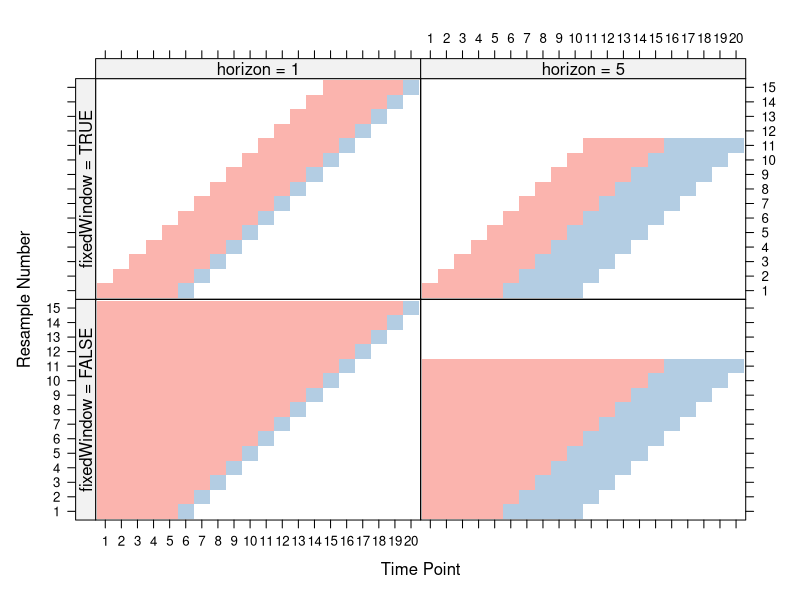

Source code (R):
## ---- chunk 1
library(caret)
set.seed(3456)
trainIndex <- createDataPartition(iris$Species, p = .8, 
                                  list = FALSE, 
                                  times = 1)
head(trainIndex)

irisTrain <- iris[ trainIndex,]
irisTest  <- iris[-trainIndex,]
## ---- chunk 2
library(mlbench)
data(BostonHousing)

testing <- scale(BostonHousing[, c("age", "nox")])
set.seed(5)
## A random sample of 5 data points
startSet <- sample(1:dim(testing)[1], 5)
samplePool <- testing[-startSet,]
start <- testing[startSet,]
newSamp <- maxDissim(start, samplePool, n = 20)
head(newSamp)
## ---- chunk 3
times <- 1:20

case1Index <- createTimeSlices(times, initialWindow = 5, fixedWindow = FALSE)
case1 <- expand.grid(time = times, resample = seq(along = case1Index$train))
case1$Group <- NA
case1$WindowSize <- "horizon = 1"
case1$Fixed <- "fixedWindow = FALSE"
for(i in seq(along = case1Index$train)) case1[case1$resample == i & case1$time %in% case1Index$train[[i]], "Group"] <- -1
for(i in seq(along = case1Index$test)) case1[case1$resample == i & case1$time %in% case1Index$test[[i]], "Group"] <- 1

case2Index <- createTimeSlices(times, initialWindow = 5, fixedWindow = TRUE)
case2 <- expand.grid(time = times, resample = seq(along = case2Index$train))
case2$Group <- NA
case2$WindowSize <- "horizon = 1"
case2$Fixed <- "fixedWindow = TRUE"
for(i in seq(along = case2Index$train)) case2[case2$resample == i & case2$time %in% case2Index$train[[i]], "Group"] <- -1
for(i in seq(along = case2Index$test)) case2[case2$resample == i & case2$time %in% case2Index$test[[i]], "Group"] <- 1


case3Index <- createTimeSlices(times, initialWindow = 5, fixedWindow = FALSE, horizon = 5)
case3 <- expand.grid(time = times, resample = seq(along = case3Index$train))
case3$Group <- NA
case3$WindowSize <- "horizon = 5"
case3$Fixed <- "fixedWindow = FALSE"
for(i in seq(along = case3Index$train)) case3[case3$resample == i & case3$time %in% case3Index$train[[i]], "Group"] <- -1
for(i in seq(along = case3Index$test)) case3[case3$resample == i & case3$time %in% case3Index$test[[i]], "Group"] <- 1

case4Index <- createTimeSlices(times, initialWindow = 5, fixedWindow = TRUE, horizon = 5)
case4 <- expand.grid(time = times, resample = seq(along = case4Index$train))
case4$Group <- NA
case4$WindowSize <- "horizon = 5"
case4$Fixed <- "fixedWindow = TRUE"
for(i in seq(along = case4Index$train)) case4[case4$resample == i & case4$time %in% case4Index$train[[i]], "Group"] <- -1
for(i in seq(along = case4Index$test)) case4[case4$resample == i & case4$time %in% case4Index$test[[i]], "Group"] <- 1

plotdata <- rbind(case1, case2, case3, case4)

library(latticeExtra)
useOuterStrips(
  levelplot(Group ~ factor(time)*factor(resample)|WindowSize*Fixed, data = plotdata,  
          colorkey = FALSE,
          col.regions = c("#FBB4AE", "#B3CDE3"),
          at = c(-Inf, 0, Inf),
            xlab = "Time Point",
            ylab = "Resample Number")) 
